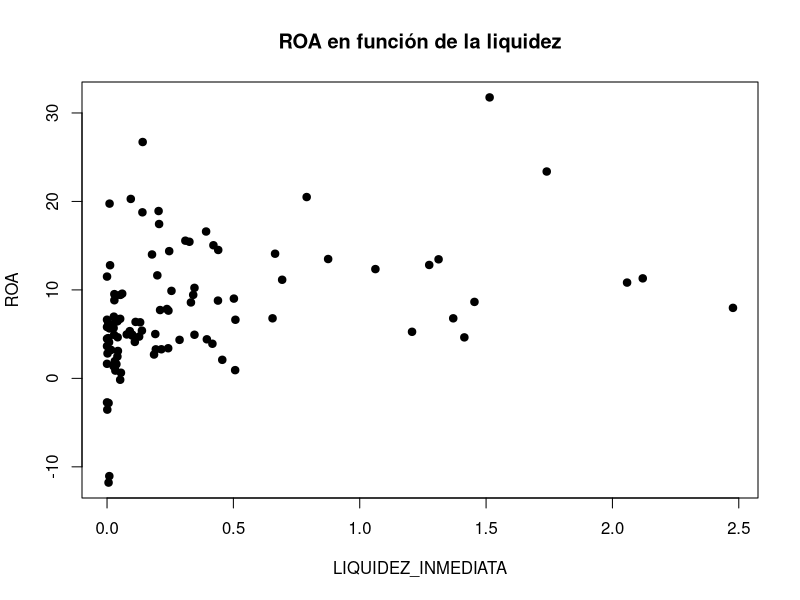
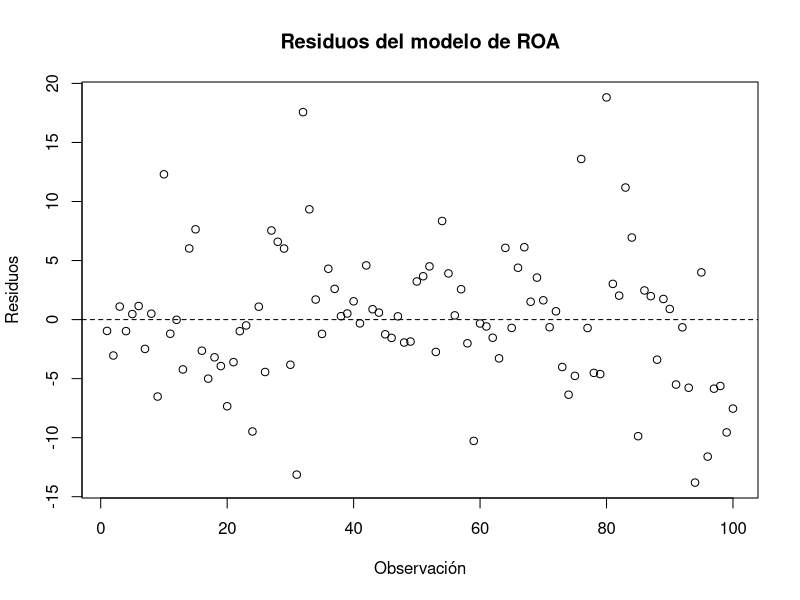
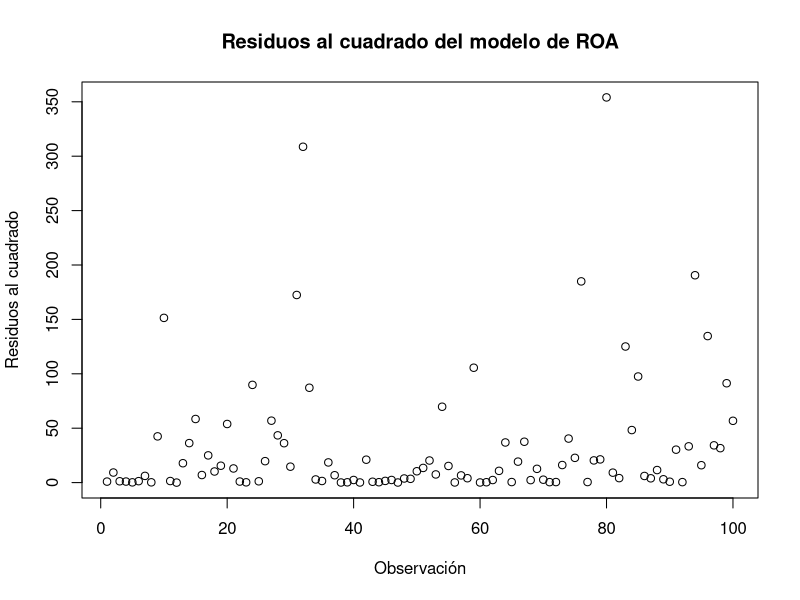
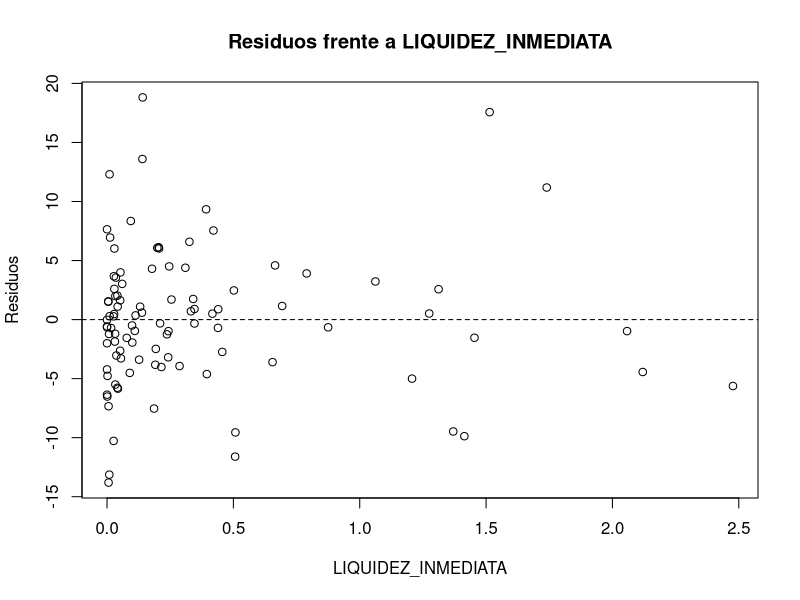
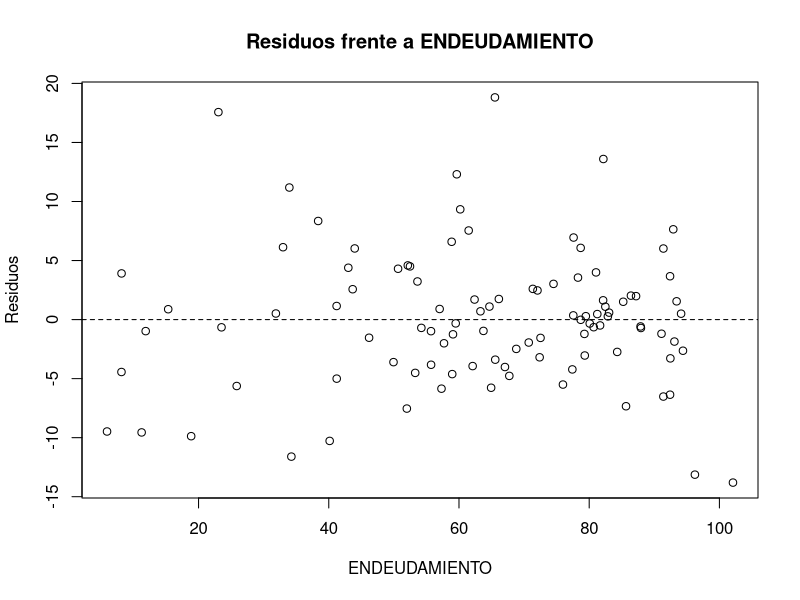
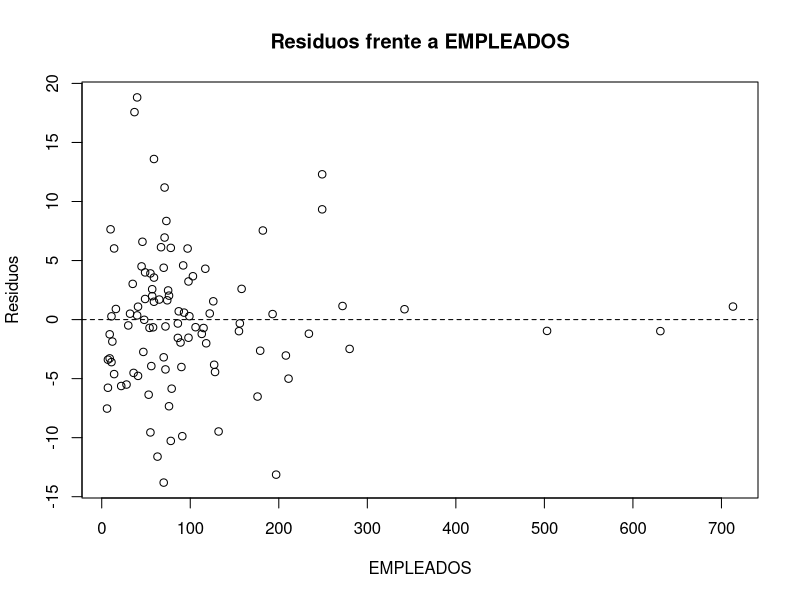

The R source for these figures, in order:
## ---- chunk 1
#| include: false
library(readxl)
library(dplyr)
library(ggplot2)
library(car)
library(sandwich)
library(lmtest)

datos <- read_excel("data/BD_SABI.xlsx", sheet = "Datos")
modelo_roa <- lm(
  ROA ~ LIQUIDEZ_INMEDIATA + ENDEUDAMIENTO + EMPLEADOS,
  data = datos
)
## ---- chunk 2
datos <- read_excel("data/BD_SABI.xlsx", sheet = "Datos")
plot(datos$LIQUIDEZ_INMEDIATA, datos$ROA,
     xlab = "LIQUIDEZ_INMEDIATA",
     ylab = "ROA",
     main = "ROA en función de la liquidez",
     pch = 19)
## ---- chunk 3
plot(residuals(modelo_roa),
     type = "p",
     xlab = "Observación",
     ylab = "Residuos",
     main = "Residuos del modelo de ROA")
abline(h = 0, lty = 2)
## ---- chunk 4
plot(residuals(modelo_roa)^2,
     type = "p",
     xlab = "Observación",
     ylab = "Residuos al cuadrado",
     main = "Residuos al cuadrado del modelo de ROA")
## ---- chunk 5
plot(datos$LIQUIDEZ_INMEDIATA,
     residuals(modelo_roa),
     xlab = "LIQUIDEZ_INMEDIATA",
     ylab = "Residuos",
     main = "Residuos frente a LIQUIDEZ_INMEDIATA")
abline(h = 0, lty = 2)
## ---- chunk 6
plot(datos$ENDEUDAMIENTO,
     residuals(modelo_roa),
     xlab = "ENDEUDAMIENTO",
     ylab = "Residuos",
     main = "Residuos frente a ENDEUDAMIENTO")
abline(h = 0, lty = 2)
## ---- chunk 7
plot(datos$EMPLEADOS,
     residuals(modelo_roa),
     xlab = "EMPLEADOS",
     ylab = "Residuos",
     main = "Residuos frente a EMPLEADOS")
abline(h = 0, lty = 2)
## ---- chunk 8
modelo_roa=lm(ROA~ENDEUDAMIENTO+LIQUIDEZ_INMEDIATA,data=datos)
gqtest(modelo_roa, order.by = ~ datos$LIQUIDEZ_INMEDIATA)
## ---- chunk 9
gqtest(modelo_roa, order.by = ~ datos$ENDEUDAMIENTO)
## ---- chunk 10
bptest(modelo_roa, studentize = FALSE)
## ---- chunk 11
bptest(modelo_roa, studentize = FALSE)
## ---- chunk 12
bptest(modelo_roa)
## ---- chunk 13
bptest(modelo_roa,
       varformula = ~ datos$LIQUIDEZ_INMEDIATA + datos$ENDEUDAMIENTO + datos$EMPLEADOS)
## ---- chunk 14
bptest(modelo_roa, varformula = ~ datos$LIQUIDEZ_INMEDIATA + datos$ENDEUDAMIENTO + datos$EMPLEADOS)
## ---- chunk 15
res <- residuals(modelo_roa)

modelo_glejser <- lm(abs(res) ~ LIQUIDEZ_INMEDIATA,
                     data = datos)

summary(modelo_glejser)
## ---- chunk 16
modelo_glejser_2 <- lm(abs(res) ~ I(LIQUIDEZ_INMEDIATA^2), data = datos)
summary(modelo_glejser_2)
## ---- chunk 17
modelo_glejser_4 <- lm(abs(res) ~ I(sqrt(LIQUIDEZ_INMEDIATA)),
                        data = datos)
summary(modelo_glejser_4)
## ---- chunk 18
datos$ROA_t <- datos$ROA / datos$LIQUIDEZ_INMEDIATA
datos$inv_LIQ <- 1 / datos$LIQUIDEZ_INMEDIATA
datos$LIQ_t <- datos$LIQUIDEZ_INMEDIATA / datos$LIQUIDEZ_INMEDIATA
datos$ENDEUD_t <- datos$ENDEUDAMIENTO / datos$LIQUIDEZ_INMEDIATA
datos$EMP_t <- datos$EMPLEADOS / datos$LIQUIDEZ_INMEDIATA
## ---- chunk 19
modelo_mcp <- lm(
  ROA_t ~ inv_LIQ + LIQ_t+ENDEUD_t -1,
  data = datos
)

summary(modelo_mcp)
## ---- chunk 20
modelo_roa <- lm(
  ROA ~ LIQUIDEZ_INMEDIATA + ENDEUDAMIENTO + EMPLEADOS,
  data = datos
)
## ---- chunk 21


coeftest(
  modelo_roa,
  vcov = vcovHC(modelo_roa, type = "HC0")
)
